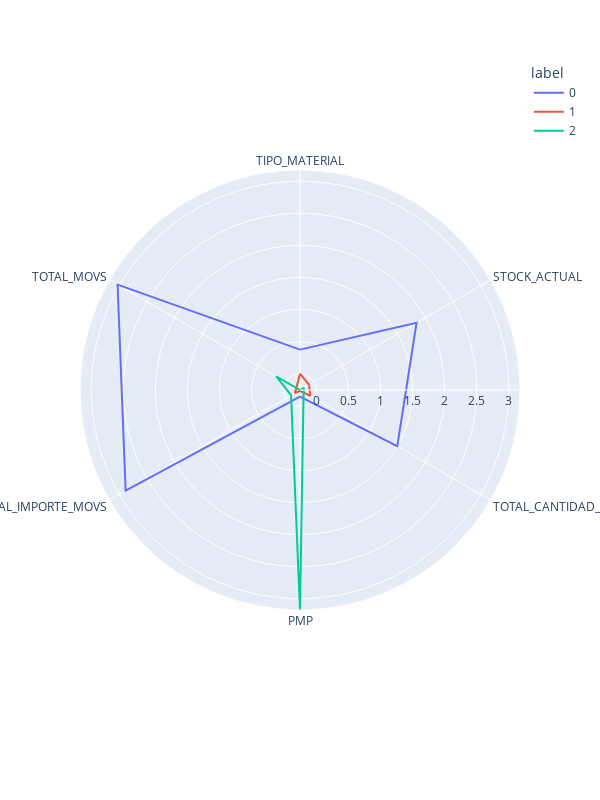
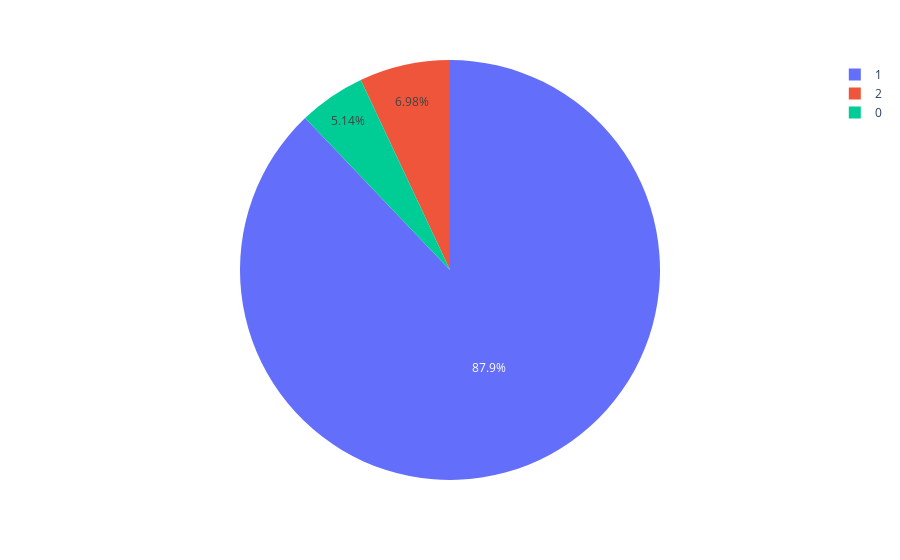

Notebook code for these charts, in order:
### Code cell
from sklearn.cluster import AgglomerativeClustering

# Aplicar Clustering Jerárquico
agg_model = AgglomerativeClustering(n_clusters=3)
y_agg = agg_model.fit_predict(X)

# Agregar etiquetas de cluster al dataframe
clusters_agg = pd.DataFrame(X, columns=X.columns)
clusters_agg['label'] = agg_model.labels_

# Visualización polar para Clustering Jerárquico
polar_agg = clusters_agg.groupby("label").mean().reset_index()
polar_agg = pd.melt(polar_agg, id_vars=["label"])
fig_agg = px.line_polar(polar_agg, r="value", theta="variable", color="label", line_close=True, height=800, width=600)
fig_agg.show()

# Visualización de distribución de clusters con Clustering Jerárquico
pie_agg = clusters_agg.groupby('label').size().reset_index()
pie_agg.columns = ['label', 'value']
px.pie(pie_agg, values='value', names='label').show()

### Figure 1 — Plotly figure (JSON) as saved in the notebook; plotly's stock layout.template omitted (floating-point values rounded to 4 significant figures)
{"data": [{"hovertemplate": "label=0<br>value=%{r}<br>variable=%{theta}<extra></extra>", "legendgroup": "0", "line": {"color": "#636efa", "dash": "solid"}, "marker": {"symbol": "circle"}, "mode": "lines", "name": "0", "r": [0.3737, 1.842, 1.495, -0.1539, 2.883, 3.028, 0.3737], "showlegend": true, "subplot": "polar", "theta": ["TIPO_MATERIAL", "STOCK_ACTUAL", "TOTAL_CANTIDAD_MOVS", "PMP", "TOTAL_IMPORTE_MOVS", "TOTAL_MOVS", "TIPO_MATERIAL"], "type": "scatterpolar"}, {"hovertemplate": "label=1<br>value=%{r}<br>variable=%{theta}<extra></extra>", "legendgroup": "1", "line": {"color": "#EF553B", "dash": "solid"}, "marker": {"symbol": "circle"}, "mode": "lines", "name": "1", "r": [-0.001511, -0.09298, -0.07226, -0.2432, -0.1611, -0.1908, -0.001511], "showlegend": true, "subplot": "polar", "theta": ["TIPO_MATERIAL", "STOCK_ACTUAL", "TOTAL_CANTIDAD_MOVS", "PMP", "TOTAL_IMPORTE_MOVS", "TOTAL_MOVS", "TIPO_MATERIAL"], "type": "scatterpolar"}, {"hovertemplate": "label=2<br>value=%{r}<br>variable=%{theta}<extra></extra>", "legendgroup": "2", "line": {"color": "#00cc96", "dash": "solid"}, "marker": {"symbol": "circle"}, "mode": "lines", "name": "2", "r": [-0.2561, -0.1862, -0.1913, 3.174, -0.0952, 0.1723, -0.2561], "showlegend": true, "subplot": "polar", "theta": ["TIPO_MATERIAL", "STOCK_ACTUAL", "TOTAL_CANTIDAD_MOVS", "PMP", "TOTAL_IMPORTE_MOVS", "TOTAL_MOVS", "TIPO_MATERIAL"], "type": "scatterpolar"}], "layout": {"height": 800, "legend": {"title": {"text": "label"}, "tracegroupgap": 0}, "margin": {"t": 60}, "polar": {"angularaxis": {"direction": "clockwise", "rotation": 90}, "domain": {"x": [0, 1], "y": [0, 1]}}, "width": 600}}

### Figure 2 — Plotly figure (JSON) as saved in the notebook; plotly's stock layout.template omitted (floating-point values rounded to 4 significant figures)
{"data": [{"domain": {"x": [0, 1], "y": [0, 1]}, "hovertemplate": "label=%{label}<br>value=%{value}<extra></extra>", "labels": [0, 1, 2], "legendgroup": "", "name": "", "showlegend": true, "type": "pie", "values": [53, 906, 72]}], "layout": {"legend": {"tracegroupgap": 0}, "margin": {"t": 60}}}
